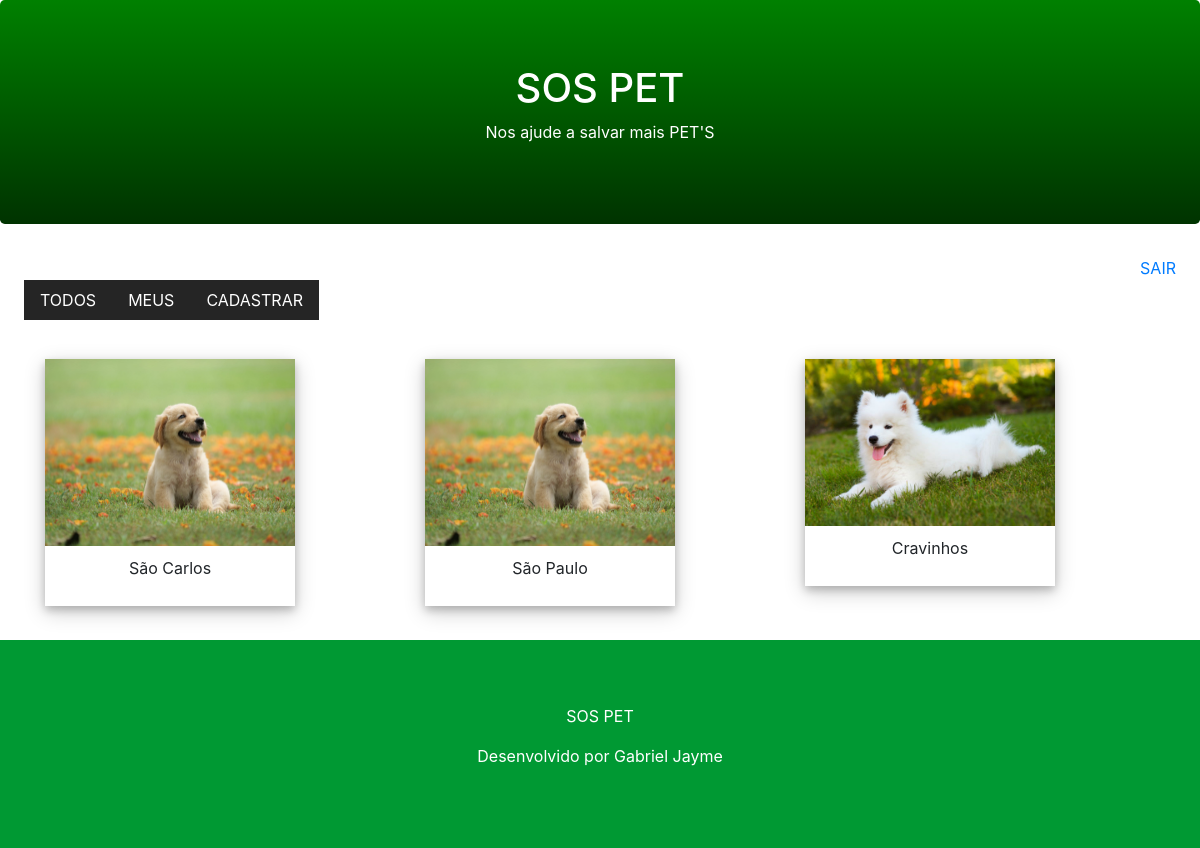
Page /pet/all/ (signed in) on the committed database.
### core/models.py (models this page shows, shortened)
class Pet(models.Model):
    city = models.CharField(max_length=100)
    description = models.TextField()
    phone = models.CharField(max_length=11)
    email = models.EmailField()
    created_date = models.DateTimeField(auto_now_add=True)
    photo = models.ImageField(upload_to='pet')
    active = models.BooleanField(default=True)
    user = models.ForeignKey(User, on_delete=models.CASCADE)
    class Meta:
        db_table = 'PET'

### core/views.py (the view)
# urls.py: path('pet/all/', views.list_all_pets),
@login_required(login_url='/login')
def list_all_pets(request):
    pet = Pet.objects.filter(active=True)
    return render(request, 'list.html', {'pet': pet})

### templates/list.html (shortened to what this page needs)
{% extends "model-page.html" %}  {% block content %}
<div class="container mb-4">
  <div class="row">
    {% for p in pet %}
    <div class="col-sm-4">
      <div class="polaroid">
        <img src="{{p.photo.url}}" alt="" style="width: 100%;" />
        <div class="container">
          <p>{{ p.city }}</p>
        </div>
      </div>
    </div>
    {% endfor %}
  </div>
</div>
{% endblock %}

### templates/list.html (style rules this page uses)
.polaroid { width: 250px; box-shadow: 0 4px 8px 0 rgb(0, 0, 0, 0.2), 0 6px 20px 0 rgb(0, 0, 0, 0.2); text-align: center; }
.container { padding: 10px; }

### rows in the picture
Pet: photo (picture), city "São Carlos"
Pet: photo (picture), city "São Paulo"
Pet: photo (picture), city "Cravinhos"
